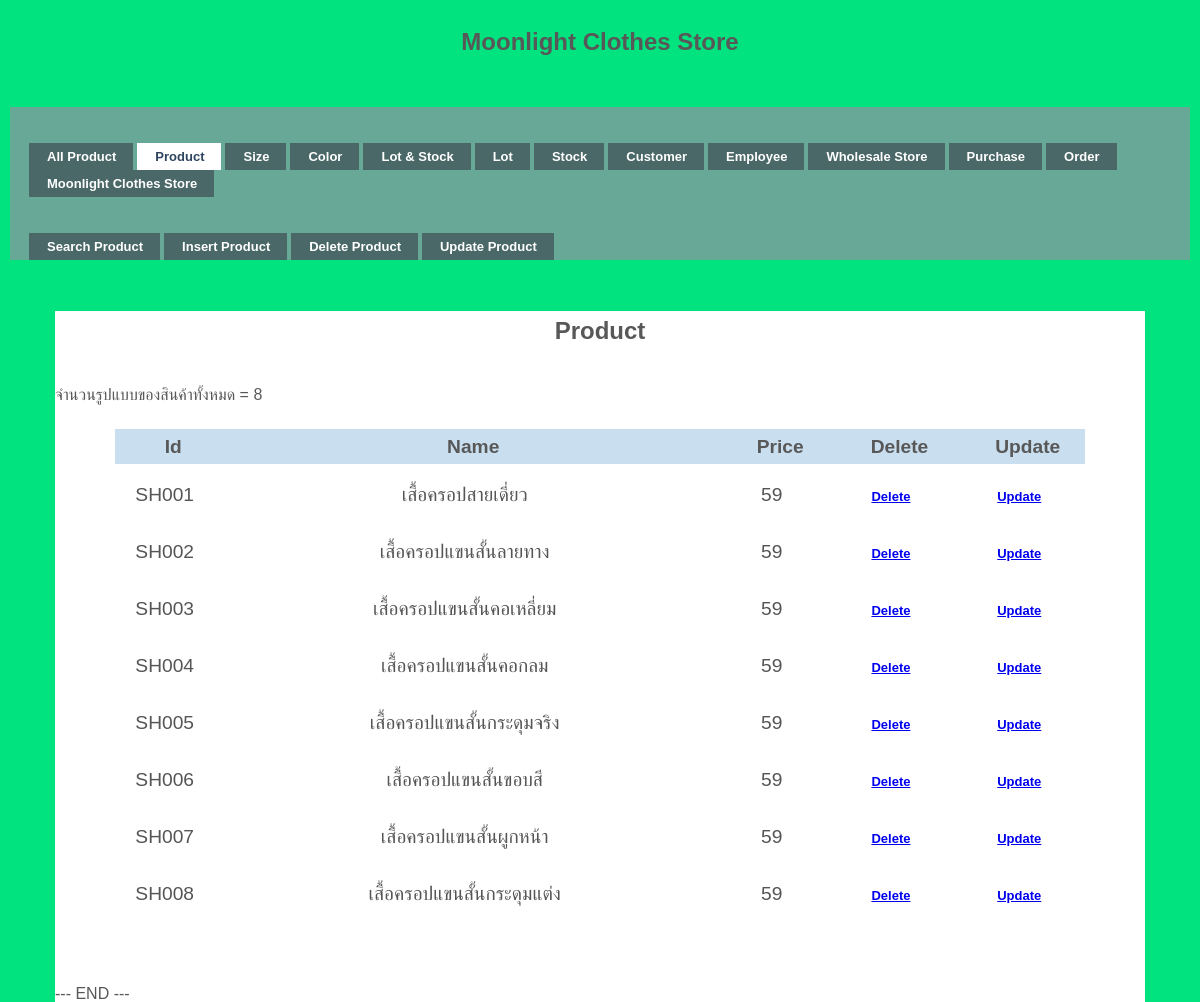
The page /product.php on the database its author committed.
### tables this page shows
CREATE TABLE `products` (
  `ProductId` varchar(11) NOT NULL,
  `ProductName` varchar(50) NOT NULL,
  `ProductPrice` int(10) NOT NULL
);

### product.php (the view, shortened to what this page needs)
<!DOCTYPE html PUBLIC "-//W3C//DTD XHTML 1.0 Transitional//EN" "http://www.w3.org/TR/xhtml1/DTD/xhtml1-transitional.dtd">
<html xmlns="http://www.w3.org/1999/xhtml">
<head>
<link rel="stylesheet" href="styles.css" type="text/css" />
<h1>Moonlight Clothes Store</h1>
</head>
<body>
<div id="demo-container">
  <ul id="simple-menu">
  	<li><a href="allproduct.php" ><span>All Product</span></a></li>
  	<li><a href="product.php" class="current"><span>Product</span></a></li>
	<li><a href="size.php" ><span>Size</span></a></li>
    <li><a href="color.php" ><span>Color</span></a></li>
  	<li><a href="lot&stock.php"  ><span>Lot & Stock </span></a></li>
  	<li><a href="lot.php" ><span>Lot </span></a></li>
    <li><a href="stock.php" ><span>Stock </span></a></li>
  	<li><a href="Customer.php" ><span>Customer</span></a></li>
    <li><a href="Employee.php" ><span>Employee</span></a></li>
    <li><a href="wholesale.php" ><span>Wholesale Store</span></a></li>
    <li><a href="purchase.php" ><span>Purchase</span></a></li>
    <li><a href="order.php" ><span>Order</span></a></li>
    <li><a href="/moonlight/public/index.php"><span>Moonlight Clothes Store</span></a></li>
  </ul>
</div>
<div id="demo-container">
  <ul id="simple-menu">
    <li><a href="searchPro.php"><span>Search Product</span></a></li>
    <li><a href="insertPro.php"><span>Insert Product</span></a></li>
    <li><a href="deProId.php"><span>Delete Product</span></a></li>
    <li><a href="updatePro.php"><span>Update Product</span></a></li>
  </ul>
</div>
<br><br>
<div id="wrapper">
<h1>Product</h1>
</head>
</body>
</html>
  <?php
  require('connect.php');
  $sql = ' SELECT * FROM products;';
  $conn = mysqli_connect($servername, $username, $password, $dbname);
  $result = mysqli_query($conn, $sql);
  $objQuery = mysqli_query($conn, $sql) or die("Error Query [" . $sql . "]");
  if (mysqli_num_rows($result) > 0) {
        echo 'จำนวนรูปแบบของสินค้าทั้งหมด = ';
        echo mysqli_num_rows($result);
    } else {
    echo "EMPTY DATA";
    }
  ?>
  <table id="keywords" cellspacing="0" cellpadding="0">
    <thead><br>
    <tr>
      <th width="100"><div align="center"><span>Id</span></div></th>
      <th width="500"><div align="center"><span>Name</span></div></th>
      <th width="100"><div align="center"><span>Price</span></div></th>
      <th width="100"><div align="center"><span>Delete</span></div></th>
      <th width="100"><div align="center"><span>Update</span></div></th>
    </tr>
    </thead>
    <tbody>
    <?php
    while ($objResult = mysqli_fetch_array($objQuery)) {
    ?>
      <tr>
        <td><?php echo $objResult["ProductId"]; ?></td>
        <td><?php echo $objResult["ProductName"]; ?></td>
        <td><?php echo $objResult["ProductPrice"]; ?></td>
        <td align="center"><a href="deleteProId.php?ProductId=<?php echo $objResult["ProductId"]; ?>"><ul id="simple-menu">Delete</ul></a></td>
        <td align="center"><a href="updateProId.php?ProductId=<?php echo $objResult["ProductId"]; ?>"><ul id="simple-menu">Update</ul></a></td>
      </tr>
    <?php
    }
    ?>
  </table>
  <?php
  echo "--- END ---";
  ?>
</body>
</html>

### styles.css (style rules this page uses)
h1 { font-family:Verdana, Arial, Helvetica, sans-serif; font-size:16px; font-weight:bold; margin:0; padding:0; }
#demo-container { padding:25px 15px 0 15px; background:#67A897; }
ul#simple-menu { list-style-type:none; width:100%; position:relative; height:27px; font-family:"Trebuchet MS",Arial,sans-serif; font-size:13px; font-weight:bold; margin:0; padding:11px 0 0 0; }
ul#simple-menu li { display:block; float:left; margin:0 0 0 4px; height:27px; }
ul#simple-menu li a { display:block; float:left; color:#fff; background:#4A6867; line-height:27px; text-decoration:none; padding:0 17px 0 18px; height:27px; }
ul#simple-menu li a.current { color:#2E4560; background:#fff; }
html, body, div, span, applet, object, iframe, h1, h2, h3, h4, h5, h6, p, blockquote, pre, a, abbr, acronym, address, big, cite, code, del, dfn, em, img, ins, kbd, q, s, samp, small, strike, strong, sub, sup, tt, var, b, u, i, center, dl, dt, dd, ol, ul, li, fieldset, form, label, legend, table, caption, tbody, tfoot, thead, tr, th, td, article, aside, canvas, details, embed, figure, figcaption, footer, header, hgroup, menu, nav, output, ruby, section, summary, time, mark, audio, video { margin: 0; padding: 0; border: 0; font-size: 150%; font: inherit; vertical-align: baseline; outline: none; -webkit-font-smoothing: antialiased; -webkit-text-size-adjust: 100%; -ms-text-size-adjust: 100%; -webkit-box-sizing: border-box; -moz-box-sizing: border-box; box-sizing: border-box; }
html { overflow-y: scroll; }
body { background: #eee url('https://i.imgur.com/eeQeRmk.png'); font-family: 'Helvetica Neue', Helvetica, Arial, sans-serif; font-size: 100%; line-height: 1; color: #585858; padding: 22px 10px; padding-bottom: 55px; }
ol, ul { list-style: none; }
table { border-collapse: collapse; border-spacing: 0; }
h1 { font-family: 'Amarante', Tahoma, sans-serif; font-weight: bold; font-size: 150%; line-height: 1.7em; margin-bottom: 10px; text-align: center; }
#wrapper { display: block; width: 1090px; background: rgb(600, 600, 600); margin: 0 auto; padding: 0px 0px; -webkit-box-align: 2px 2px 3px -1px rgba(0,0,0,0.35); }
#keywords { margin: 0 auto; font-size: 1.2em; margin-bottom: 15px; }
#keywords thead { cursor: pointer; background: #c9dff0; }
#keywords thead tr th { font-weight: bold; padding: 8px 5px; padding-left: 42px; }
#keywords thead tr th span { padding-right: 20px; background-repeat: no-repeat; background-position: 100% 100%; }
#keywords tbody tr { color: #555; }
#keywords tbody tr td { text-align: center; padding: 15px 10px; }
* { box-sizing: border-box; }
html, body { height: 100%; }
body { display: grid; grid-template-rows: 1fr; font-family: "Raleway", sans-serif; background-color: #01e37f; }

### rows shown on the page
products: ProductId "SH001", ProductName "เสื้อครอปสายเดี่ยว", ProductPrice "59"
products: ProductId "SH002", ProductName "เสื้อครอปแขนสั้นลายทาง", ProductPrice "59"
products: ProductId "SH003", ProductName "เสื้อครอปแขนสั้นคอเหลี่ยม", ProductPrice "59"
products: ProductId "SH004", ProductName "เสื้อครอปแขนสั้นคอกลม", ProductPrice "59"
products: ProductId "SH005", ProductName "เสื้อครอปแขนสั้นกระดุมจริง", ProductPrice "59"
products: ProductId "SH006", ProductName "เสื้อครอปแขนสั้นขอบสี", ProductPrice "59"
products: ProductId "SH007", ProductName "เสื้อครอปแขนสั้นผูกหน้า", ProductPrice "59"
products: ProductId "SH008", ProductName "เสื้อครอปแขนสั้นกระดุมแต่ง", ProductPrice "59"

### other values the page prints
mysqli_num_rows($result) "8"
